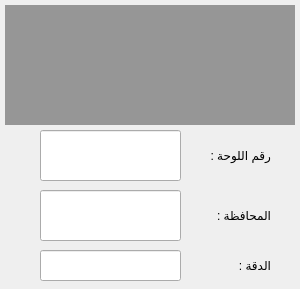
<?xml version="1.0" encoding="UTF-8"?>
<ui version="4.0">
 <class>Form</class>
 <widget class="QWidget" name="Form">
  <property name="windowModality">
   <enum>Qt::NonModal</enum>
  </property>
  <property name="geometry">
   <rect>
    <x>0</x>
    <y>0</y>
    <width>300</width>
    <height>289</height>
   </rect>
  </property>
  <property name="focusPolicy">
   <enum>Qt::NoFocus</enum>
  </property>
  <property name="contextMenuPolicy">
   <enum>Qt::DefaultContextMenu</enum>
  </property>
  <property name="windowTitle">
   <string>اللوحة</string>
  </property>
  <property name="toolTipDuration">
   <number>-1</number>
  </property>
  <widget class="QLineEdit" name="lineEdit_2">
   <property name="geometry">
    <rect>
     <x>40</x>
     <y>190</y>
     <width>141</width>
     <height>51</height>
    </rect>
   </property>
   <property name="alignment">
    <set>Qt::AlignCenter</set>
   </property>
  </widget>
  <widget class="QLabel" name="label_3">
   <property name="geometry">
    <rect>
     <x>200</x>
     <y>190</y>
     <width>71</width>
     <height>51</height>
    </rect>
   </property>
   <property name="text">
    <string>المحافظة :</string>
   </property>
  </widget>
  <widget class="QLabel" name="label">
   <property name="geometry">
    <rect>
     <x>5</x>
     <y>5</y>
     <width>290</width>
     <height>120</height>
    </rect>
   </property>
   <property name="palette">
    <palette>
     <active>
      <colorrole role="WindowText">
       <brush brushstyle="SolidPattern">
        <color alpha="255">
         <red>0</red>
         <green>0</green>
         <blue>0</blue>
        </color>
       </brush>
      </colorrole>
      <colorrole role="Button">
       <brush brushstyle="SolidPattern">
        <color alpha="255">
         <red>150</red>
         <green>150</green>
         <blue>150</blue>
        </color>
       </brush>
      </colorrole>
      <colorrole role="Light">
       <brush brushstyle="SolidPattern">
        <color alpha="255">
         <red>225</red>
         <green>225</green>
         <blue>225</blue>
        </color>
       </brush>
      </colorrole>
      <colorrole role="Midlight">
       <brush brushstyle="SolidPattern">
        <color alpha="255">
         <red>187</red>
         <green>187</green>
         <blue>187</blue>
        </color>
       </brush>
      </colorrole>
      <colorrole role="Dark">
       <brush brushstyle="SolidPattern">
        <color alpha="255">
         <red>75</red>
         <green>75</green>
         <blue>75</blue>
        </color>
       </brush>
      </colorrole>
      <colorrole role="Mid">
       <brush brushstyle="SolidPattern">
        <color alpha="255">
         <red>100</red>
         <green>100</green>
         <blue>100</blue>
        </color>
       </brush>
      </colorrole>
      <colorrole role="Text">
       <brush brushstyle="SolidPattern">
        <color alpha="255">
         <red>0</red>
         <green>0</green>
         <blue>0</blue>
        </color>
       </brush>
      </colorrole>
      <colorrole role="BrightText">
       <brush brushstyle="SolidPattern">
        <color alpha="255">
         <red>255</red>
         <green>255</green>
         <blue>255</blue>
        </color>
       </brush>
      </colorrole>
      <colorrole role="ButtonText">
       <brush brushstyle="SolidPattern">
        <color alpha="255">
         <red>0</red>
         <green>0</green>
         <blue>0</blue>
        </color>
       </brush>
      </colorrole>
      <colorrole role="Base">
       <brush brushstyle="SolidPattern">
        <color alpha="255">
         <red>255</red>
         <green>255</green>
         <blue>255</blue>
        </color>
       </brush>
      </colorrole>
      <colorrole role="Window">
       <brush brushstyle="SolidPattern">
        <color alpha="255">
         <red>150</red>
         <green>150</green>
         <blue>150</blue>
        </color>
       </brush>
      </colorrole>
      <colorrole role="Shadow">
       <brush brushstyle="SolidPattern">
        <color alpha="255">
         <red>0</red>
         <green>0</green>
         <blue>0</blue>
        </color>
       </brush>
      </colorrole>
      <colorrole role="AlternateBase">
       <brush brushstyle="SolidPattern">
        <color alpha="255">
         <red>202</red>
         <green>202</green>
         <blue>202</blue>
        </color>
       </brush>
      </colorrole>
      <colorrole role="ToolTipBase">
       <brush brushstyle="SolidPattern">
        <color alpha="255">
         <red>255</red>
         <green>255</green>
         <blue>220</blue>
        </color>
       </brush>
      </colorrole>
      <colorrole role="ToolTipText">
       <brush brushstyle="SolidPattern">
        <color alpha="255">
         <red>0</red>
         <green>0</green>
         <blue>0</blue>
        </color>
       </brush>
      </colorrole>
     </active>
     <inactive>
      <colorrole role="WindowText">
       <brush brushstyle="SolidPattern">
        <color alpha="255">
         <red>0</red>
         <green>0</green>
         <blue>0</blue>
        </color>
       </brush>
      </colorrole>
      <colorrole role="Button">
       <brush brushstyle="SolidPattern">
        <color alpha="255">
         <red>150</red>
         <green>150</green>
         <blue>150</blue>
        </color>
       </brush>
      </colorrole>
      <colorrole role="Light">
       <brush brushstyle="SolidPattern">
        <color alpha="255">
         <red>225</red>
         <green>225</green>
         <blue>225</blue>
        </color>
       </brush>
      </colorrole>
      <colorrole role="Midlight">
       <brush brushstyle="SolidPattern">
        <color alpha="255">
         <red>187</red>
         <green>187</green>
         <blue>187</blue>
        </color>
       </brush>
      </colorrole>
      <colorrole role="Dark">
       <brush brushstyle="SolidPattern">
        <color alpha="255">
         <red>75</red>
         <green>75</green>
         <blue>75</blue>
        </color>
       </brush>
      </colorrole>
      <colorrole role="Mid">
       <brush brushstyle="SolidPattern">
        <color alpha="255">
         <red>100</red>
         <green>100</green>
         <blue>100</blue>
        </color>
       </brush>
      </colorrole>
      <colorrole role="Text">
       <brush brushstyle="SolidPattern">
        <color alpha="255">
         <red>0</red>
         <green>0</green>
         <blue>0</blue>
        </color>
       </brush>
      </colorrole>
      <colorrole role="BrightText">
       <brush brushstyle="SolidPattern">
        <color alpha="255">
         <red>255</red>
         <green>255</green>
         <blue>255</blue>
        </color>
       </brush>
      </colorrole>
      <colorrole role="ButtonText">
       <brush brushstyle="SolidPattern">
        <color alpha="255">
         <red>0</red>
         <green>0</green>
         <blue>0</blue>
        </color>
       </brush>
      </colorrole>
      <colorrole role="Base">
       <brush brushstyle="SolidPattern">
        <color alpha="255">
         <red>255</red>
         <green>255</green>
         <blue>255</blue>
        </color>
       </brush>
      </colorrole>
      <colorrole role="Window">
       <brush brushstyle="SolidPattern">
        <color alpha="255">
         <red>150</red>
         <green>150</green>
         <blue>150</blue>
        </color>
       </brush>
      </colorrole>
      <colorrole role="Shadow">
       <brush brushstyle="SolidPattern">
        <color alpha="255">
         <red>0</red>
         <green>0</green>
         <blue>0</blue>
        </color>
       </brush>
      </colorrole>
      <colorrole role="AlternateBase">
       <brush brushstyle="SolidPattern">
        <color alpha="255">
         <red>202</red>
         <green>202</green>
         <blue>202</blue>
        </color>
       </brush>
      </colorrole>
      <colorrole role="ToolTipBase">
       <brush brushstyle="SolidPattern">
        <color alpha="255">
         <red>255</red>
         <green>255</green>
         <blue>220</blue>
        </color>
       </brush>
      </colorrole>
      <colorrole role="ToolTipText">
       <brush brushstyle="SolidPattern">
        <color alpha="255">
         <red>0</red>
         <green>0</green>
         <blue>0</blue>
        </color>
       </brush>
      </colorrole>
     </inactive>
     <disabled>
      <colorrole role="WindowText">
       <brush brushstyle="SolidPattern">
        <color alpha="255">
         <red>75</red>
         <green>75</green>
         <blue>75</blue>
        </color>
       </brush>
      </colorrole>
      <colorrole role="Button">
       <brush brushstyle="SolidPattern">
        <color alpha="255">
         <red>150</red>
         <green>150</green>
         <blue>150</blue>
        </color>
       </brush>
      </colorrole>
      <colorrole role="Light">
       <brush brushstyle="SolidPattern">
        <color alpha="255">
         <red>225</red>
         <green>225</green>
         <blue>225</blue>
        </color>
       </brush>
      </colorrole>
      <colorrole role="Midlight">
       <brush brushstyle="SolidPattern">
        <color alpha="255">
         <red>187</red>
         <green>187</green>
         <blue>187</blue>
        </color>
       </brush>
      </colorrole>
      <colorrole role="Dark">
       <brush brushstyle="SolidPattern">
        <color alpha="255">
         <red>75</red>
         <green>75</green>
         <blue>75</blue>
        </color>
       </brush>
      </colorrole>
      <colorrole role="Mid">
       <brush brushstyle="SolidPattern">
        <color alpha="255">
         <red>100</red>
         <green>100</green>
         <blue>100</blue>
        </color>
       </brush>
      </colorrole>
      <colorrole role="Text">
       <brush brushstyle="SolidPattern">
        <color alpha="255">
         <red>75</red>
         <green>75</green>
         <blue>75</blue>
        </color>
       </brush>
      </colorrole>
      <colorrole role="BrightText">
       <brush brushstyle="SolidPattern">
        <color alpha="255">
         <red>255</red>
         <green>255</green>
         <blue>255</blue>
        </color>
       </brush>
      </colorrole>
      <colorrole role="ButtonText">
       <brush brushstyle="SolidPattern">
        <color alpha="255">
         <red>75</red>
         <green>75</green>
         <blue>75</blue>
        </color>
       </brush>
      </colorrole>
      <colorrole role="Base">
       <brush brushstyle="SolidPattern">
        <color alpha="255">
         <red>150</red>
         <green>150</green>
         <blue>150</blue>
        </color>
       </brush>
      </colorrole>
      <colorrole role="Window">
       <brush brushstyle="SolidPattern">
        <color alpha="255">
         <red>150</red>
         <green>150</green>
         <blue>150</blue>
        </color>
       </brush>
      </colorrole>
      <colorrole role="Shadow">
       <brush brushstyle="SolidPattern">
        <color alpha="255">
         <red>0</red>
         <green>0</green>
         <blue>0</blue>
        </color>
       </brush>
      </colorrole>
      <colorrole role="AlternateBase">
       <brush brushstyle="SolidPattern">
        <color alpha="255">
         <red>150</red>
         <green>150</green>
         <blue>150</blue>
        </color>
       </brush>
      </colorrole>
      <colorrole role="ToolTipBase">
       <brush brushstyle="SolidPattern">
        <color alpha="255">
         <red>255</red>
         <green>255</green>
         <blue>220</blue>
        </color>
       </brush>
      </colorrole>
      <colorrole role="ToolTipText">
       <brush brushstyle="SolidPattern">
        <color alpha="255">
         <red>0</red>
         <green>0</green>
         <blue>0</blue>
        </color>
       </brush>
      </colorrole>
     </disabled>
    </palette>
   </property>
   <property name="autoFillBackground">
    <bool>true</bool>
   </property>
   <property name="text">
    <string/>
   </property>
  </widget>
  <widget class="QLineEdit" name="lineEdit">
   <property name="geometry">
    <rect>
     <x>40</x>
     <y>130</y>
     <width>141</width>
     <height>51</height>
    </rect>
   </property>
   <property name="alignment">
    <set>Qt::AlignCenter</set>
   </property>
  </widget>
  <widget class="QLabel" name="label_2">
   <property name="geometry">
    <rect>
     <x>200</x>
     <y>130</y>
     <width>71</width>
     <height>51</height>
    </rect>
   </property>
   <property name="text">
    <string>رقم اللوحة :</string>
   </property>
  </widget>
  <widget class="QLineEdit" name="lineEdit_3">
   <property name="geometry">
    <rect>
     <x>40</x>
     <y>250</y>
     <width>141</width>
     <height>31</height>
    </rect>
   </property>
   <property name="alignment">
    <set>Qt::AlignCenter</set>
   </property>
  </widget>
  <widget class="QLabel" name="label_4">
   <property name="geometry">
    <rect>
     <x>200</x>
     <y>240</y>
     <width>71</width>
     <height>51</height>
    </rect>
   </property>
   <property name="text">
    <string>الدقة :</string>
   </property>
  </widget>
 </widget>
 <resources/>
 <connections/>
</ui>
